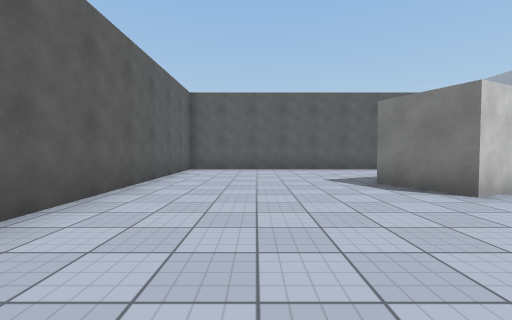
view 1 (above)

24 first-person views from a walk through a Unity game level. The camera is 1.2 m above the floor, tilts 2° down and sees 90° across. The floor is counted in squares, 2 m on a side. Each view is taken from the middle of a square. On the plan, view 1 faces up. The plan holds only what a view shows up to about 9 squares ahead; the rest is blank. The place goes on beyond the plan. Surface patterns are stand-ins for the level's own textures.

view 2
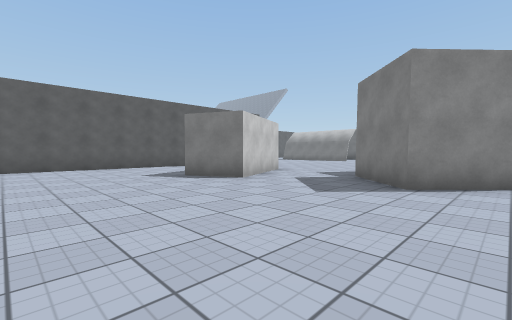

view 3
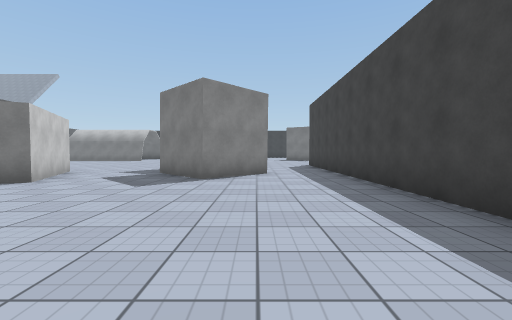

view 4
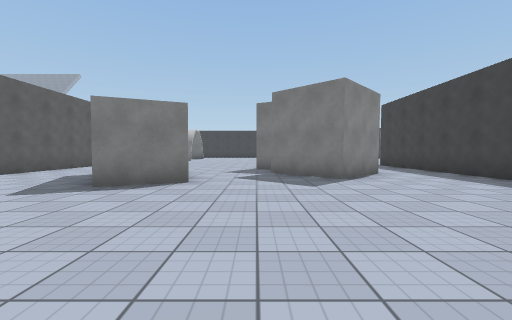

view 5
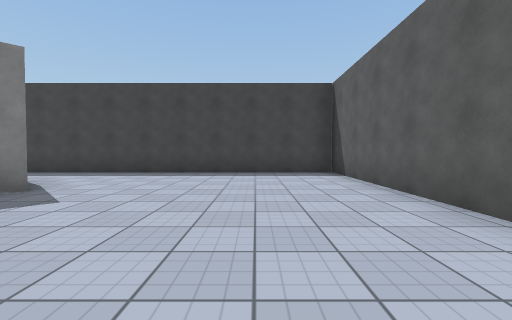

view 6
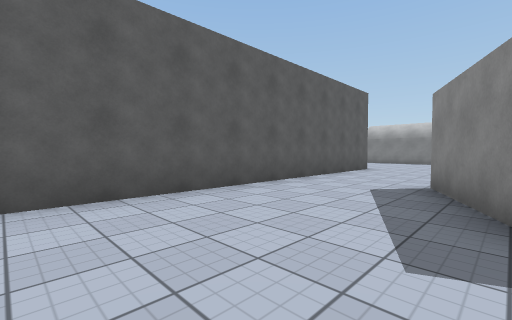

view 7
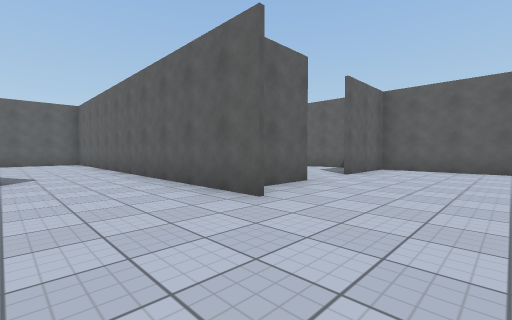

view 8
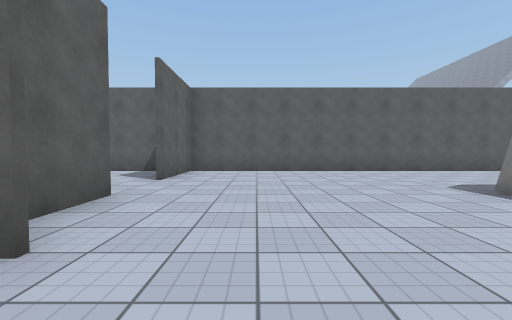

view 9
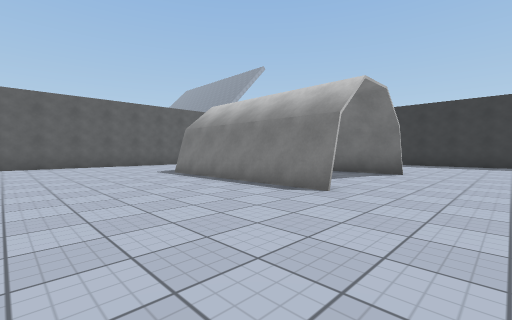

view 10
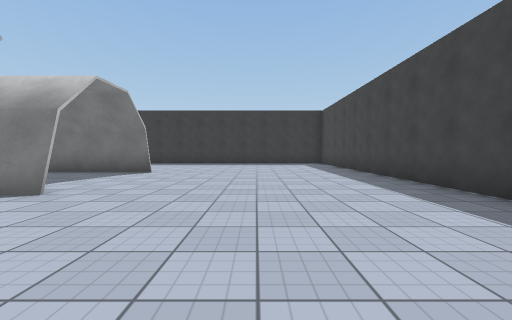

view 11
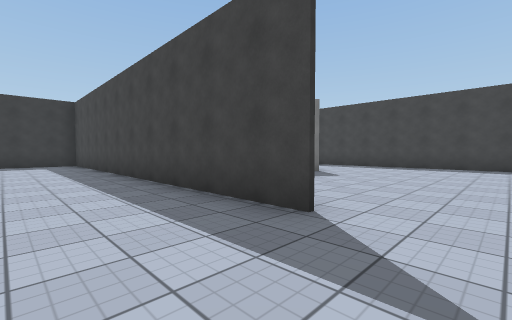

view 12
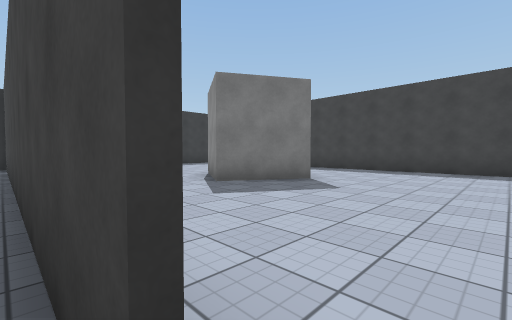

view 13
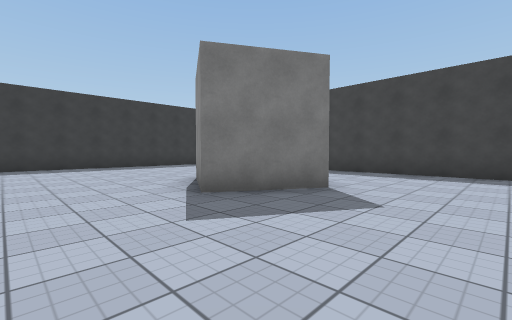

view 14
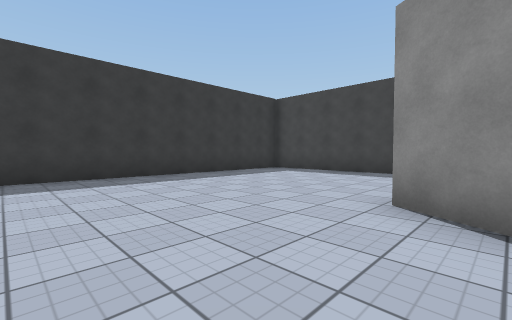

view 15
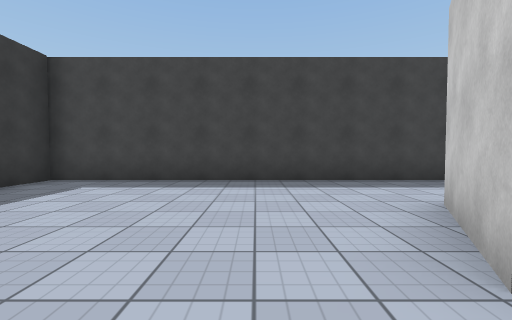

view 16
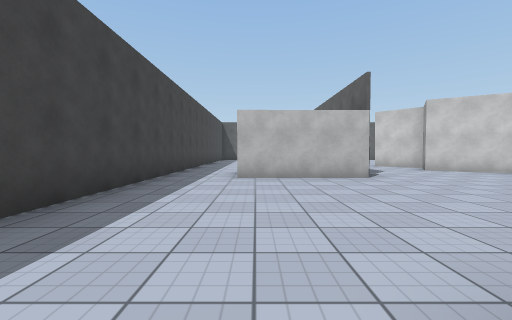

view 17
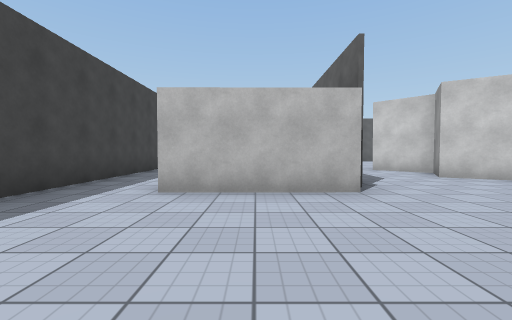

view 18
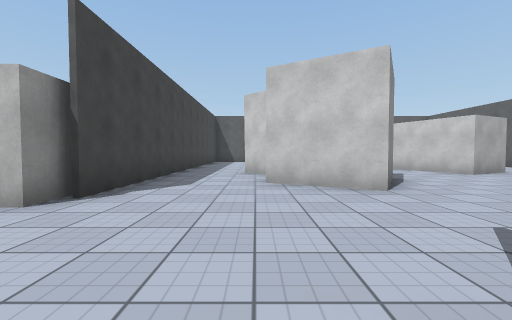

view 19
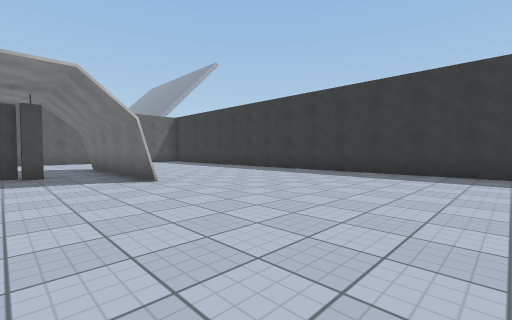

view 20
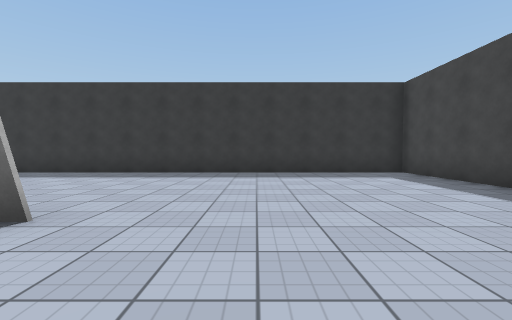

view 21
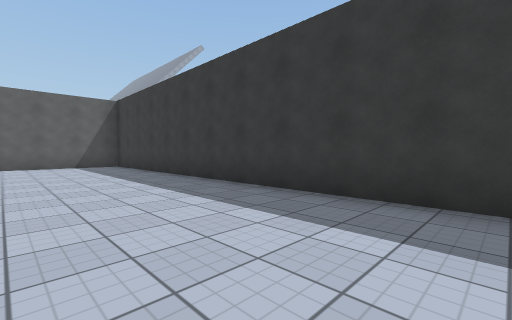

view 22
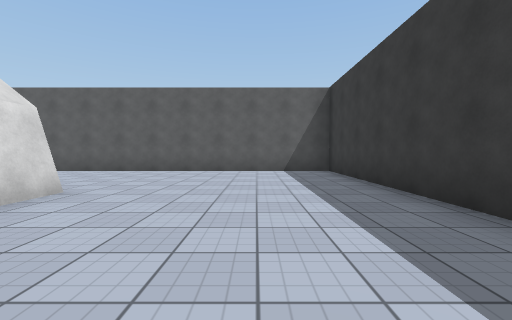

view 23
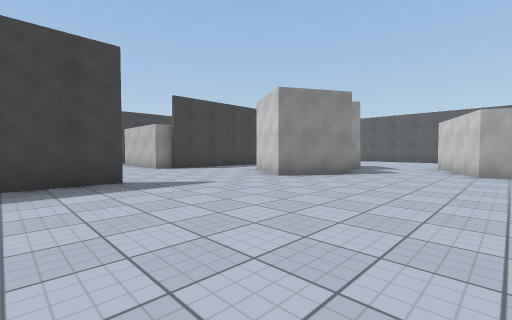

view 24
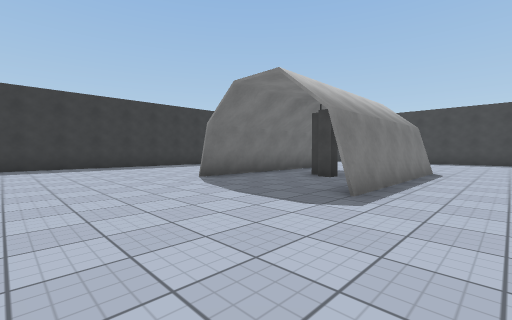

### Floor plan
Points are (right, up) in squares from view 1. A wall is a line through its corners. A room is listed if a view was taken in it or the views show most of it. See-through windows are left out.
Room 1 (views 1, 2, 3, 4, 5, 6)
walls: (2.8, 5) (4.9, 5.9); (4.2, 3.9) (2.9, 3.3) (2.2, 4.7); (4.9, -1.3) (3.5, 0.1) (5, 1.6); (7.1, 8.4) (-2.2, 8.4) (-2.2, -3.2) (5.4, -3.2)
ways out: opening at (5.8, 4.5) to room 2; opening at (6, -2) to room 2
Room 2 (views 7, 8, 9, 10, 11, 12, 13, 14, 15, 16, 17, 18, 19, 20, 21, 22, 23, 24)
walls: (13.6, 5.9) (13.6, 10.8); (17.1, 5.9) (17.1, 10.8) (17.1, 9.8); (11.4, -0.1) (22.2, -0.1); (15.8, 8) (15.2, 8); (15.4, 8.4) (14.9, 8.4) (14.9, 8.8); (14.1, -4.9) (15.2, -3) (16.9, -4.1) (15.9, -5.9); (8.8, 8.4) (8.1, 8.4); (6.1, 1.4) (6.4, 2) (8.2, 1) (7.2, -0.8) (6, -0.2) (4.9, -1.3); (8.5, -3.5) (9.3, -3.5) (9.3, -6.4); (8, 10.5) (8, 9.9); (4.9, 5.9) (5.6, 4.5) (4.2, 3.9); (5.4, -3.2) (8.9, -3.2); (7.5, -8.3) (22.2, -8.3) (22.2, 14.7) (8, 14.7) (8, 12.2)
ways out: opening at (5.8, 4.5) to room 1; opening at (6, -2) to room 1; opening at (8, 11.5); opening at (8.5, -7.5); opening at (15.5, 15)

Where each view was taken, in squares from view 1:
view 1: 0 up, 0 right, facing up
view 2: 1 down, 1 left, facing up-right
view 3: 1 down, 2 left, facing right
view 4: 2 up, 2 left, facing right
view 5: 4 up, 0 right, facing down
view 6: 5 up, 0 right, facing up-right
view 7: 6 up, 11 right, facing up-left
view 8: 7 up, 10 right, facing up
view 9: 4 up, 10 right, facing up-right
view 10: 3 up, 10 right, facing right
view 11: 2 up, 10 right, facing down-right
view 12: 0 up, 11 right, facing down-right
view 13: 1 down, 12 right, facing down-right
view 14: 1 down, 16 right, facing down-right
view 15: 3 down, 18 right, facing down
view 16: 6 down, 15 right, facing left
view 17: 5 down, 13 right, facing left
view 18: 1 down, 12 right, facing left
view 19: 1 up, 15 right, facing up-right
view 20: 4 up, 15 right, facing right
view 21: 4 up, 19 right, facing up-right
view 22: 7 up, 20 right, facing up
view 23: 5 up, 13 right, facing down-left
view 24: 14 up, 12 right, facing down-right
